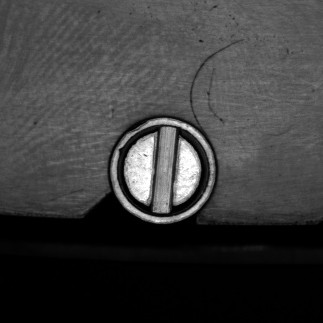
//> input picture ques3/1.jpg, 323 x 323 px
$ ./ques3   (built with g++ and OpenCV 4)
//> lines starting //> are read from the running program, lines starting //| are printed output that depends on the picture
#include "opencv2/imgcodecs.hpp"
#include "opencv2/highgui.hpp"
#include "opencv2/imgproc.hpp"
#include "opencv2/opencv.hpp"
using namespace cv;
using namespace std;
int main(int argc, char** argv)
{
    const char* filename = argc >=2 ? argv[1] : "smarties.png";
    // Loads an image
    Mat src = imread( samples::findFile( "1.jpg" ), IMREAD_COLOR );
//> src is the input picture: 323 rows x 323 cols, CV_8UC3; min 0, max 255, mean 59.9
    // Check if image is loaded fine
    if(src.empty()){
        printf(" Error opening image\n");
        printf(" Program Arguments: [image_name -- default %s] \n", filename);
        return EXIT_FAILURE;
    }
    Mat gray;
    cvtColor(src, gray, COLOR_BGR2GRAY);
    medianBlur(gray, gray, 5);
    vector<Vec3f> circles;
    HoughCircles(gray, circles, HOUGH_GRADIENT, 1,
                 gray.rows/16,  // change this value to detect circles with different distances to each other
                 100, 30, 50, 300 // change the last two parameters
            // (min_radius & max_radius) to detect larger circles
    );
//> circles = 1 circle (x, y, radius): [162.5, 170.5, 51.8]
    for( size_t i = 0; i < circles.size(); i++ )
    {

        Vec3i c = circles[i];
        Point center = Point(c[0], c[1]);
        // circle center
       // circle( src, center, 1, Scalar(0,100,100), 3, LINE_AA);
        // circle outline
        int radius = c[2];
       // circle( src, center, radius, Scalar(255,0,255), 1, LINE_AA);
	Mat1b mask(src.size(), uchar(0));

   	circle(mask, Point(c[0], c[1]), c[2], Scalar(255), cv::FILLED);
	Rect bbox(c[0] - c[2], c[1] - c[2], 2 * c[2], 2 * c[2]);
	Mat3b res(src.size(), Vec3b(0,0,0));
	src.copyTo(res, mask);
	res = res(bbox);


	imwrite("result.png", res);
	imshow("Result", res);
    	waitKey();


    }
//> this loop made 1 pass
//> (center, radius, bbox) on pass 1: (Point(162, 170), 52, Rect(110, 118, 104, 104))
//> pass 1, `src.copyTo(res, mask);`:
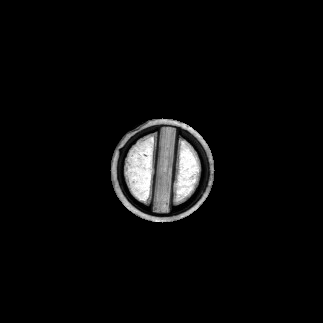
//> res: 323 rows x 323 cols, CV_8UC3; min 0, max 255, mean 10.5
//> pass 1, `res = res(bbox);`:
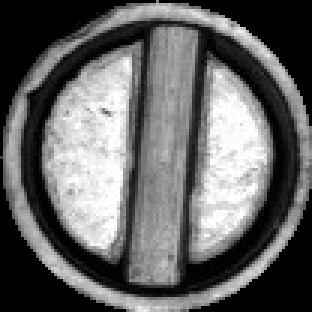
//> res: 104 rows x 104 cols, CV_8UC3 (shown 3 times larger); min 0, max 255, mean 101.2
    imshow("detected circles", src);
    waitKey();
    return EXIT_SUCCESS;
}
